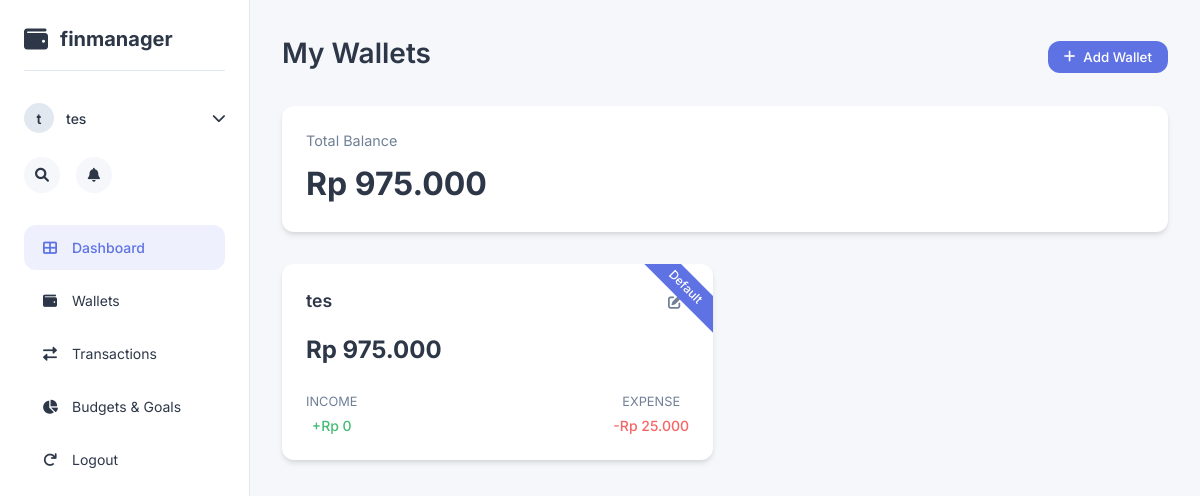
The page /wallets.php (signed in) on the database its author committed.
### tables this page shows
CREATE TABLE `wallets` (
  `id` int(11) NOT NULL,
  `user_id` int(11) NOT NULL,
  `name` varchar(100) NOT NULL,
  `balance` decimal(10,2) NOT NULL DEFAULT 0.00,
  `currency` varchar(3) NOT NULL DEFAULT 'IDR',
  `is_default` tinyint(1) NOT NULL DEFAULT 0
);

### wallets.php (the view, shortened to what this page needs)
<?php
require_once "config.php";
$sql = "SELECT w.*,
        (SELECT SUM(amount) FROM expenses WHERE wallet_id = w.id) as total_expenses,
        (SELECT SUM(amount) FROM income WHERE wallet_id = w.id) as total_income
        FROM wallets w
        WHERE w.user_id = ?
        ORDER BY w.is_default DESC, w.name ASC";
$wallets = [];
if($stmt = mysqli_prepare($conn, $sql)){
    mysqli_stmt_bind_param($stmt, "i", $_SESSION["id"]);
    mysqli_stmt_execute($stmt);
    $result = mysqli_stmt_get_result($stmt);
    while($row = mysqli_fetch_array($result)){
        $wallets[] = $row;
    }
}
$total_balance = 0;
foreach($wallets as $wallet){
    $total_balance += $wallet['balance'];
}
function formatIDR($number) {
    return number_format($number, 0, ',', '.');
}
?>
<!DOCTYPE html>
<html lang="en">
<head>
    <link rel="stylesheet" href="https://cdnjs.cloudflare.com/ajax/libs/font-awesome/6.0.0-beta3/css/all.min.css">
</head>
<body>
    <div class="app-container">
        <div class="sidebar">
            <div class="logo-container">
                <i class="fas fa-wallet"></i>
                <span class="logo-text">finmanager</span>
            </div>
            <div class="user-menu">
                <div class="user-avatar"><?php echo substr($_SESSION["username"], 0, 1); ?></div>
                <div class="user-name"><?php echo htmlspecialchars($_SESSION["username"]); ?></div>
                <i class="fas fa-chevron-down"></i>
            </div>
            <div class="sidebar-search">
                <i class="fas fa-search"></i>
            </div>
            <div class="sidebar-notifications">
                <i class="fas fa-bell"></i>
            </div>
            <nav class="sidebar-nav">
                <a href="index.php" class="nav-item active">
                    <i class="fas fa-th-large"></i>
                    <span>Dashboard</span>
                </a>
                <a href="wallets.php" class="nav-item">
                    <i class="fas fa-wallet"></i>
                    <span>Wallets</span>
                </a>
                <a href="transactions.php" class="nav-item">
                    <i class="fas fa-exchange-alt"></i>
                    <span>Transactions</span>
                </a>
                <a href="budgets.php" class="nav-item">
                    <i class="fas fa-chart-pie"></i>
                    <span>Budgets & Goals</span>
                </a>
                <a href="logout.php" class="nav-item">
                    <i class="fas fa-redo"></i>
                    <span>Logout</span>
                </a>
            </nav>
        </div>
        <div class="main-content">
            <div class="wallets-header">
                <h1>My Wallets</h1>
                <button class="btn-add-wallet" id="openModalBtn">
                    <i class="fas fa-plus"></i>
                    <span>Add Wallet</span>
                </button>
            </div>
            <div class="total-balance">
                <div class="total-balance-label">Total Balance</div>
                <div class="total-balance-amount">Rp <?php echo formatIDR($total_balance); ?></div>
            </div>
            <?php if(count($wallets) > 0): ?>
            <div class="wallets-grid">
                <?php foreach($wallets as $wallet):
                    $total_expenses = $wallet['total_expenses'] ?: 0;
                    $total_income = $wallet['total_income'] ?: 0;
                ?>
                <div class="wallet-card <?php echo $wallet['is_default'] ? 'default' : ''; ?>">
                    <div class="wallet-card-header">
                        <div class="wallet-name"><?php echo htmlspecialchars($wallet['name']); ?></div>
                        <div class="wallet-actions">
                            <a href="?edit=<?php echo $wallet['id']; ?>" class="wallet-action-btn">
                                <i class="fas fa-edit"></i>
                            </a>
                        </div>
                    </div>
                    <div class="wallet-balance"><?php echo $wallet['currency']; ?> <?php echo formatIDR($wallet['balance']); ?></div>
                    <div class="wallet-stats">
                        <div class="wallet-stat">
                            <div class="wallet-stat-label">INCOME</div>
                            <div class="wallet-stat-value income">+Rp <?php echo formatIDR($total_income); ?></div>
                        </div>
                        <div class="wallet-stat">
                            <div class="wallet-stat-label">EXPENSE</div>
                            <div class="wallet-stat-value expense">-Rp <?php echo formatIDR($total_expenses); ?></div>
                        </div>
                    </div>
                </div>
                <?php endforeach; ?>
            </div>
            <?php endif; ?>
        </div>
    </div>
</body>
</html>

### wallets.php (style rules this page uses)
* { margin: 0; padding: 0; box-sizing: border-box; font-family: 'Inter', sans-serif; }
:root { --primary-color: #5e72e4; --sidebar-bg: #ffffff; --main-bg: #f5f7fb; --card-bg: #ffffff; --text-color: #2d3748; --secondary-text: #718096; --border-color: #e2e8f0; --increase-color: #48bb78; --decrease-color: #f56565; --progress-bg: #f7fafc; --progress-grocery: #48bb78; --progress-dining: #ed8936; --progress-entertainment: #ed8936; --progress-clothing: #38b2ac; --shadow: 0 4px 6px -1px rgba(0, 0, 0, 0.1), 0 2px 4px -1px rgba(0, 0, 0, 0.06); --border-radius: 12px; }
body { background-color: var(--main-bg); color: var(--text-color); font-size: 14px; line-height: 1.5; }
.app-container { display: flex; min-height: 100vh; }
.sidebar { width: 250px; background-color: var(--sidebar-bg); border-right: 1px solid var(--border-color); padding: 1.5rem; position: fixed; height: 100vh; overflow-y: auto; }
.logo-container { display: flex; align-items: center; margin-bottom: 2rem; padding-bottom: 1rem; border-bottom: 1px solid var(--border-color); }
.logo-container i { font-size: 1.5rem; margin-right: 0.75rem; }
.logo-text { font-weight: 700; font-size: 1.25rem; }
.user-menu { display: flex; align-items: center; margin-bottom: 1.5rem; cursor: pointer; }
.user-avatar { width: 30px; height: 30px; background-color: #e2e8f0; border-radius: 50%; display: flex; align-items: center; justify-content: center; font-weight: 600; margin-right: 0.75rem; }
.user-name { flex-grow: 1; font-weight: 500; }
.sidebar-search, .sidebar-notifications { display: inline-flex; align-items: center; justify-content: center; width: 36px; height: 36px; background-color: var(--main-bg); border-radius: 50%; margin-right: 0.75rem; cursor: pointer; }
.sidebar-nav { margin-top: 2rem; }
.nav-item { display: flex; align-items: center; padding: 0.75rem 1rem; color: var(--text-color); text-decoration: none; border-radius: var(--border-radius); margin-bottom: 0.5rem; transition: background-color 0.2s; }
.nav-item.active { background-color: rgba(94, 114, 228, 0.1); color: var(--primary-color); font-weight: 500; }
.nav-item i { margin-right: 0.75rem; width: 20px; text-align: center; }
.main-content { flex: 1; margin-left: 250px; padding: 2rem; }
.wallets-header { display: flex; justify-content: space-between; align-items: center; margin-bottom: 1.5rem; }
.total-balance { background-color: var(--card-bg); border-radius: var(--border-radius); box-shadow: var(--shadow); padding: 1.5rem; margin-bottom: 2rem; }
.total-balance-label { color: var(--secondary-text); font-size: 0.9rem; margin-bottom: 0.5rem; }
.total-balance-amount { font-size: 2rem; font-weight: 700; }
.btn-add-wallet { padding: 0.5rem 1rem; background-color: var(--primary-color); color: white; border: none; border-radius: var(--border-radius); font-weight: 500; cursor: pointer; display: flex; align-items: center; gap: 0.5rem; text-decoration: none; }
.wallets-grid { display: grid; grid-template-columns: repeat(auto-fill, minmax(300px, 1fr)); gap: 1.5rem; }
.wallet-card { background-color: var(--card-bg); border-radius: var(--border-radius); box-shadow: var(--shadow); padding: 1.5rem; position: relative; overflow: hidden; }
.wallet-card.default::after { content: 'Default'; position: absolute; top: 10px; right: -25px; background-color: var(--primary-color); color: white; padding: 0.25rem 2rem; transform: rotate(45deg); font-size: 0.75rem; font-weight: 500; }
.wallet-card-header { display: flex; justify-content: space-between; align-items: flex-start; margin-bottom: 1rem; }
.wallet-name { font-weight: 600; font-size: 1.1rem; }
.wallet-actions { display: flex; gap: 0.5rem; }
.wallet-action-btn { width: 28px; height: 28px; border-radius: 50%; display: flex; align-items: center; justify-content: center; background: none; border: none; cursor: pointer; color: var(--secondary-text); transition: background-color 0.2s; }
.wallet-balance { font-size: 1.5rem; font-weight: 700; margin-bottom: 1.5rem; }
.wallet-stats { display: flex; justify-content: space-between; margin-top: 1.5rem; }
.wallet-stat { display: flex; flex-direction: column; align-items: center; }
.wallet-stat-label { color: var(--secondary-text); font-size: 0.8rem; margin-bottom: 0.25rem; }
.wallet-stat-value { font-weight: 500; }
.wallet-stat-value.income { color: var(--increase-color); }
.wallet-stat-value.expense { color: var(--decrease-color); }
h1 { font-size: 1.75rem; font-weight: 600; margin-bottom: 0.5rem; }
a { text-decoration: none; color: inherit; }

### rows shown on the page
wallets: name "tes", currency "Rp", balance "975.000", total_income "0", total_expenses "25.000"

### other values the page prints
substr($_SESSION["username"], 0, 1) "t"
$_SESSION["username"] "tes"
formatIDR($total_balance) "975.000"
